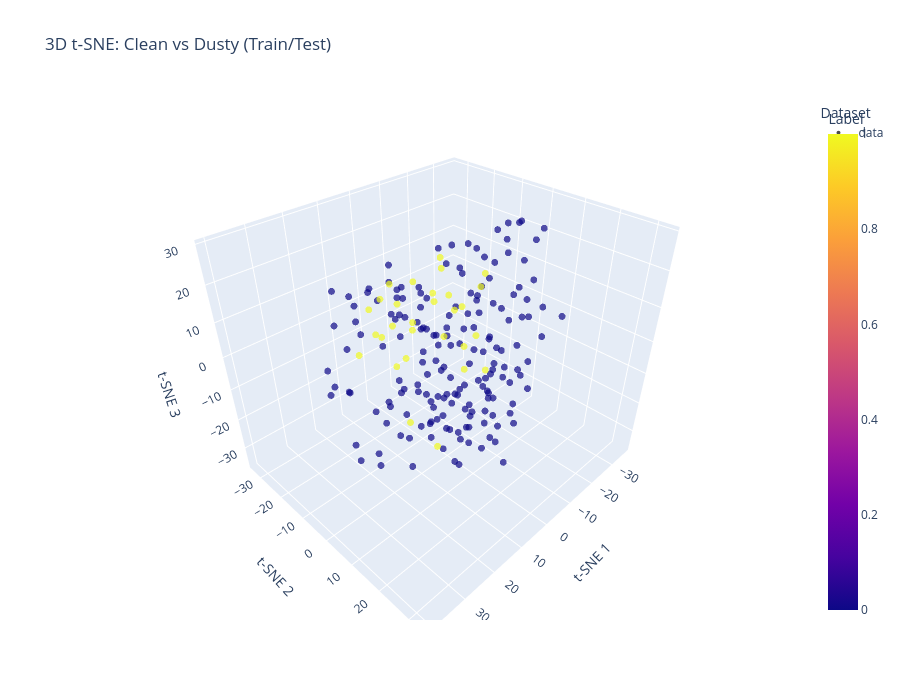

The code cell stored with this chart in its notebook:
### Code cell
import plotly.express as px
import pandas as pd

# Create DataFrame with all needed columns
df = pd.DataFrame({
    'tSNE1': features_tsne_3d[:, 0],
    'tSNE2': features_tsne_3d[:, 1],
    'tSNE3': features_tsne_3d[:, 2],
    'Class': labels_sub,      # 'clean' or 'dusty'
    'Split': splits_sub       # 'train' or 'test'
})

# Color mapping for classes
color_discrete_map = {'clean': 'blue', 'dusty': 'red'}

fig = px.scatter_3d(df, x='tSNE1', y='tSNE2', z='tSNE3',
                     color='Class',
                     symbol='Split',      # different marker shapes
                     color_discrete_map=color_discrete_map,
                     title='3D t‑SNE: Clean vs Dusty (Train/Test)',
                     labels={'Class': 'Label', 'Split': 'Dataset'},
                     opacity=0.7,
                     hover_data={'tSNE1': ':.2f', 'tSNE2': ':.2f', 'tSNE3': ':.2f'})

# Adjust marker size and layout
fig.update_traces(marker=dict(size=4))
fig.update_layout(scene=dict(
                    xaxis_title='t‑SNE 1',
                    yaxis_title='t‑SNE 2',
                    zaxis_title='t‑SNE 3'),
                  width=900, height=700)

fig.show()

### Figure 1 — Plotly figure (JSON) as saved in the notebook; plotly's stock layout.template omitted (floating-point values rounded to 4 significant figures; data arrays with more than 128 entries replaced by an {"elided": "..."} marker saying what was removed)
{"data": [{"hovertemplate": "Dataset=data<br>tSNE1=%{x:.2f}<br>tSNE2=%{y:.2f}<br>tSNE3=%{z:.2f}<br>Label=%{marker.color}<extra></extra>", "legendgroup": "data", "marker": {"color": {"elided": "203 int values"}, "coloraxis": "coloraxis", "opacity": 0.7, "size": 4, "symbol": "circle"}, "mode": "markers", "name": "data", "scene": "scene", "showlegend": true, "type": "scatter3d", "x": {"elided": "203 float values"}, "y": {"elided": "203 float values"}, "z": {"elided": "203 float values"}}], "layout": {"coloraxis": {"colorbar": {"title": {"text": "Label"}}, "colorscale": [[0, "#0d0887"], [0.1111, "#46039f"], [0.2222, "#7201a8"], [0.3333, "#9c179e"], [0.4444, "#bd3786"], [0.5556, "#d8576b"], [0.6667, "#ed7953"], [0.7778, "#fb9f3a"], [0.8889, "#fdca26"], [1, "#f0f921"]]}, "height": 700, "legend": {"title": {"text": "Dataset"}, "tracegroupgap": 0}, "scene": {"domain": {"x": [0, 1], "y": [0, 1]}, "xaxis": {"title": {"text": "t‑SNE 1"}}, "yaxis": {"title": {"text": "t‑SNE 2"}}, "zaxis": {"title": {"text": "t‑SNE 3"}}}, "title": {"text": "3D t‑SNE: Clean vs Dusty (Train/Test)"}, "width": 900}}
